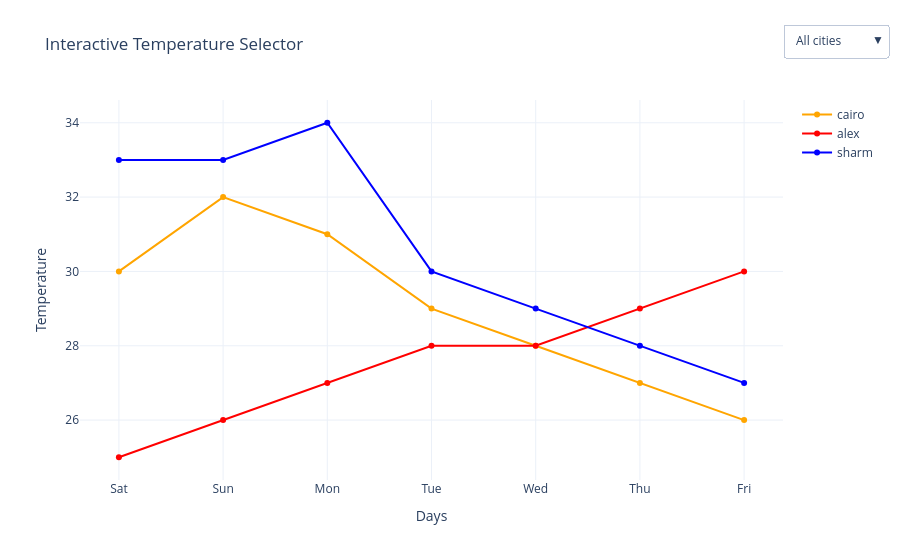

This figure's notebook cell:
### Code cell
fig.add_trace(go.Scatter(
    x = days ,
    y = cairo ,
    mode = 'lines+markers' ,
    name = 'cairo',
    line = dict(color = 'orange', width = 2)
))
#Line for alex temp

fig.add_trace(go.Scatter(
    x = days ,
    y = alex ,
    mode = 'lines+markers' ,
    name = 'alex',
    line = dict(color = 'red', width = 2)
))
#Line for sharm temp
fig.add_trace(go.Scatter(
    x = days ,
    y = sharm ,
    mode = 'lines+markers' ,
    name = 'sharm',
    line = dict(color = 'blue', width = 2)
))


fig.update_layout(
    updatemenus = [
        dict(
            type = "dropdown",
            x = 1.15 , y = 1.2,
            buttons = [
                dict(label = "All cities", method = "update",
                     args = [{"visible":[True,True,True]},{"title":"All cities"}]),
                dict(label = "Cairo only", method = "update",
                     args = [{"visible":[True,False,False]},{"title":"All cities"}]),
                dict(label = "Alex only", method = "update",
                     args = [{"visible":[False,True,False]},{"title":"All cities"}]),
                dict(label = "Sharm only", method = "update",
                     args = [{"visible":[False,False,True]},{"title":"All cities"}]),
            ]
        )
    ],
    title = "Interactive Temperature Selector",
    xaxis_title="Days",
    yaxis_title="Temperature",
    template="plotly_white"
)

### Figure 1 — Plotly figure (JSON) as saved in the notebook; plotly's stock layout.template omitted (floating-point values rounded to 4 significant figures)
{"data": [{"line": {"color": "orange", "width": 2}, "mode": "lines+markers", "name": "cairo", "x": ["Sat", "Sun", "Mon", "Tue", "Wed", "Thu", "Fri"], "y": [30, 32, 31, 29, 28, 27, 26], "type": "scatter"}, {"line": {"color": "red", "width": 2}, "mode": "lines+markers", "name": "alex", "x": ["Sat", "Sun", "Mon", "Tue", "Wed", "Thu", "Fri"], "y": [25, 26, 27, 28, 28, 29, 30], "type": "scatter"}, {"line": {"color": "blue", "width": 2}, "mode": "lines+markers", "name": "sharm", "x": ["Sat", "Sun", "Mon", "Tue", "Wed", "Thu", "Fri"], "y": [33, 33, 34, 30, 29, 28, 27], "type": "scatter"}], "layout": {"updatemenus": [{"buttons": [{"args": [{"visible": [true, true, true]}, {"title": "All cities"}], "label": "All cities", "method": "update"}, {"args": [{"visible": [true, false, false]}, {"title": "All cities"}], "label": "Cairo only", "method": "update"}, {"args": [{"visible": [false, true, false]}, {"title": "All cities"}], "label": "Alex only", "method": "update"}, {"args": [{"visible": [false, false, true]}, {"title": "All cities"}], "label": "Sharm only", "method": "update"}], "type": "dropdown", "x": 1.15, "y": 1.2}], "title": {"text": "Interactive Temperature Selector"}, "xaxis": {"title": {"text": "Days"}}, "yaxis": {"title": {"text": "Temperature"}}}}
